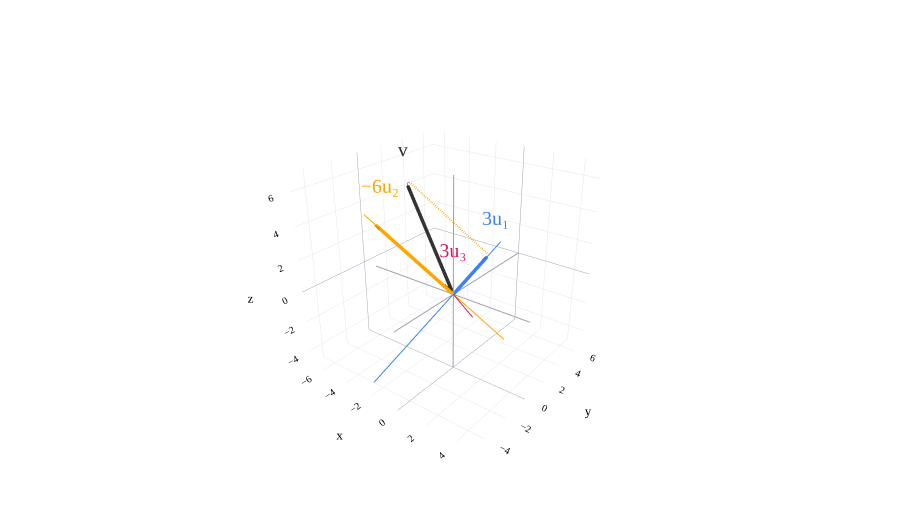

The code cell stored with this chart in its notebook:
### Markdown cell above
---

## Finding coefficients using dot products

Let $(\vec u_1,\vec u_2,\vec u_3)$ be an orthonormal basis. We can write a vector $\vec v$ as

$$\vec v=c_1\vec u_1+c_2\vec u_2+c_3\vec u_3.$$

How do we find $c_1$, $c_2$, and $c_3$? As in $\mathbb R^2$, **taking a dot product isolates one coefficient at a time**. Taking the dot product with $\vec u_1$ gives

$$\begin{aligned}
\vec v\cdot\vec u_1
&=c_1(\vec u_1\cdot\vec u_1)+c_2(\vec u_2\cdot\vec u_1)+c_3(\vec u_3\cdot\vec u_1)\\
&=c_1(1)+c_2(0)+c_3(0)\\
&=c_1.
\end{aligned}$$

The first dot product is $1$ because $\vec u_1$ is a unit vector. The other two are $0$ because the vectors are orthogonal. Taking dot products with $\vec u_2$ and $\vec u_3$ similarly gives $c_2=\vec v\cdot\vec u_2$ and $c_3=\vec v\cdot\vec u_3$.

:::{tip} Coordinates in an orthonormal basis
If $(\vec u_1,\vec u_2,\vec u_3)$ is an orthonormal basis of $\mathbb R^3$, then

$$\vec v=(\vec v\cdot\vec u_1)\vec u_1
+(\vec v\cdot\vec u_2)\vec u_2
+(\vec v\cdot\vec u_3)\vec u_3.$$

The coefficients $\vec v\cdot\vec u_1$, $\vec v\cdot\vec u_2$, and $\vec v\cdot\vec u_3$ are the **coordinates of $\vec v$ in this basis**.
:::

Each term $(\vec v\cdot\vec u_i)\vec u_i$ is the projection of $\vec v$ onto the line $\operatorname{span}(\vec u_i)$. The denominator in the projection formula is $\vec u_i\cdot\vec u_i=1$. The coefficient is a **scalar**; multiplying it by $\vec u_i$ gives the corresponding **vector component**.

### Example: Writing a vector in the new basis

Use the orthonormal basis from the previous example:

$$\vec u_1=\begin{bmatrix}1/3\\2/3\\2/3\end{bmatrix},\qquad
\vec u_2=\begin{bmatrix}2/3\\1/3\\-2/3\end{bmatrix},\qquad
\vec u_3=\begin{bmatrix}-2/3\\2/3\\-1/3\end{bmatrix}.$$

Let $\vec v=\begin{bmatrix}-5\\2\\5\end{bmatrix}$. Its coefficients are

$$\begin{aligned}
c_1=\vec v\cdot\vec u_1&=\frac{-5+4+10}{3}=3,\\
c_2=\vec v\cdot\vec u_2&=\frac{-10+2-10}{3}=-6,\\
c_3=\vec v\cdot\vec u_3&=\frac{10+4-5}{3}=3.
\end{aligned}$$

Therefore,

$$\vec v=3\vec u_1-6\vec u_2+3\vec u_3.$$

We can check this by carrying out the linear combination in standard coordinates:

$$\begin{aligned}
3\vec u_1-6\vec u_2+3\vec u_3
&=\begin{bmatrix}1\\2\\2\end{bmatrix}
+\begin{bmatrix}-4\\-2\\4\end{bmatrix}
+\begin{bmatrix}-2\\2\\-1\end{bmatrix}\\
&=\begin{bmatrix}-5\\2\\5\end{bmatrix}=\vec v.
\end{aligned}$$

The coordinates in this basis are $3,-6,3$, while the standard coordinates are $-5,2,5$. These are two descriptions of the **same vector**. The negative coefficient $-6$ means that the second component points opposite to $\vec u_2$.

### Code cell
u1=np.array([1.,2.,2.])/3
u2=np.array([2.,1.,-2.])/3
u3=np.array([-2.,2.,-1.])/3
components=[3*u1,-6*u2,3*u3]
fig=base3()
for u,component,label,color in zip([u1,u2,u3],components,['3u₁','−6u₂','3u₃'],[BLUE,ORANGE,PINK]):
    line3(fig,-6.7*u,4*u,color,width=2)
    vec3(fig,component,label,color)
line3(fig,components[0],components[0]+components[1],ORANGE,width=4,dash='dash')
line3(fig,components[0]+components[1],sum(components),PINK,width=4,dash='dash')
vec3(fig,sum(components),'v','#333333',offset=(-0.5,0.2,0.3))
fig.update_scenes(xaxis_range=[-7,5],yaxis_range=[-5,7],zaxis_range=[-5,7],
                  camera=dict(eye=dict(x=1.6,y=-2.1,z=1.3)))
fig.show()

### Figure 1 — Plotly figure (JSON) as saved in the notebook; plotly's stock layout.template omitted (floating-point values rounded to 4 significant figures)
{"data": [{"hoverinfo": "skip", "line": {"color": "#9ca3af", "dash": "solid", "width": 2}, "mode": "lines", "showlegend": false, "type": "scatter3d", "x": [-6.0, 8.0], "y": [-0.0, 0.0], "z": [-0.0, 0.0]}, {"hoverinfo": "skip", "line": {"color": "#9ca3af", "dash": "solid", "width": 2}, "mode": "lines", "showlegend": false, "type": "scatter3d", "x": [-0.0, 0.0], "y": [-6.0, 8.0], "z": [-0.0, 0.0]}, {"hoverinfo": "skip", "line": {"color": "#9ca3af", "dash": "solid", "width": 2}, "mode": "lines", "showlegend": false, "type": "scatter3d", "x": [-0.0, 0.0], "y": [-0.0, 0.0], "z": [-6.0, 8.0]}, {"hoverinfo": "skip", "line": {"color": "#3d81f6", "dash": "solid", "width": 2}, "mode": "lines", "showlegend": false, "type": "scatter3d", "x": [-2.233, 1.333], "y": [-4.467, 2.667], "z": [-4.467, 2.667]}, {"hoverinfo": "skip", "line": {"color": "#3d81f6", "dash": "solid", "width": 7}, "mode": "lines", "showlegend": false, "type": "scatter3d", "x": [0.0, 0.95], "y": [0.0, 1.9], "z": [0.0, 1.9]}, {"anchor": "tip", "colorscale": [[0, "#3d81f6"], [1, "#3d81f6"]], "hoverinfo": "skip", "showscale": false, "sizemode": "absolute", "sizeref": 0.45, "type": "cone", "u": [0.3333], "v": [0.6667], "w": [0.6667], "x": [1.0], "y": [2.0], "z": [2.0]}, {"hoverinfo": "skip", "mode": "text", "text": ["3u₁"], "textfont": {"color": "#3d81f6", "family": "Palatino", "size": 20}, "type": "scatter3d", "x": [1.25], "y": [2.25], "z": [2.35]}, {"hoverinfo": "skip", "line": {"color": "orange", "dash": "solid", "width": 2}, "mode": "lines", "showlegend": false, "type": "scatter3d", "x": [-4.467, 2.667], "y": [-2.233, 1.333], "z": [4.467, -2.667]}, {"hoverinfo": "skip", "line": {"color": "orange", "dash": "solid", "width": 7}, "mode": "lines", "showlegend": false, "type": "scatter3d", "x": [0.0, -3.9], "y": [0.0, -1.95], "z": [0.0, 3.9]}, {"anchor": "tip", "colorscale": [[0, "orange"], [1, "orange"]], "hoverinfo": "skip", "showscale": false, "sizemode": "absolute", "sizeref": 0.45, "type": "cone", "u": [-0.6667], "v": [-0.3333], "w": [0.6667], "x": [-4.0], "y": [-2.0], "z": [4.0]}, {"hoverinfo": "skip", "mode": "text", "text": ["−6u₂"], "textfont": {"color": "orange", "family": "Palatino", "size": 20}, "type": "scatter3d", "x": [-3.75], "y": [-1.75], "z": [4.35]}, {"hoverinfo": "skip", "line": {"color": "#d81a60", "dash": "solid", "width": 2}, "mode": "lines", "showlegend": false, "type": "scatter3d", "x": [4.467, -2.667], "y": [-4.467, 2.667], "z": [2.233, -1.333]}, {"hoverinfo": "skip", "line": {"color": "#d81a60", "dash": "solid", "width": 7}, "mode": "lines", "showlegend": false, "type": "scatter3d", "x": [0.0, -1.9], "y": [0.0, 1.9], "z": [0.0, -0.95]}, {"anchor": "tip", "colorscale": [[0, "#d81a60"], [1, "#d81a60"]], "hoverinfo": "skip", "showscale": false, "sizemode": "absolute", "sizeref": 0.45, "type": "cone", "u": [-0.6667], "v": [0.6667], "w": [-0.3333], "x": [-2.0], "y": [2.0], "z": [-1.0]}, {"hoverinfo": "skip", "mode": "text", "text": ["3u₃"], "textfont": {"color": "#d81a60", "family": "Palatino", "size": 20}, "type": "scatter3d", "x": [-1.75], "y": [2.25], "z": [-0.65]}, {"hoverinfo": "skip", "line": {"color": "orange", "dash": "dash", "width": 4}, "mode": "lines", "showlegend": false, "type": "scatter3d", "x": [1.0, -3.0], "y": [2.0, 0.0], "z": [2.0, 6.0]}, {"hoverinfo": "skip", "line": {"color": "#d81a60", "dash": "dash", "width": 4}, "mode": "lines", "showlegend": false, "type": "scatter3d", "x": [-3.0, -5.0], "y": [0.0, 2.0], "z": [6.0, 5.0]}, {"hoverinfo": "skip", "line": {"color": "#333333", "dash": "solid", "width": 7}, "mode": "lines", "showlegend": false, "type": "scatter3d", "x": [0.0, -4.898], "y": [0.0, 1.959], "z": [0.0, 4.898]}, {"anchor": "tip", "colorscale": [[0, "#333333"], [1, "#333333"]], "hoverinfo": "skip", "showscale": false, "sizemode": "absolute", "sizeref": 0.45, "type": "cone", "u": [-0.6804], "v": [0.2722], "w": [0.6804], "x": [-5.0], "y": [2.0], "z": [5.0]}, {"hoverinfo": "skip", "mode": "text", "text": ["v"], "textfont": {"color": "#333333", "family": "Palatino", "size": 20}, "type": "scatter3d", "x": [-5.5], "y": [2.2], "z": [5.3]}], "layout": {"autosize": true, "colorway": ["#3d81f6", "orange", "#d81a60"], "font": {"color": "black", "family": "Palatino", "size": 16}, "height": 520, "margin": {"b": 0, "l": 0, "r": 0, "t": 15}, "paper_bgcolor": "white", "plot_bgcolor": "white", "scene": {"aspectmode": "cube", "bgcolor": "white", "camera": {"eye": {"x": 1.6, "y": -2.1, "z": 1.3}}, "xaxis": {"backgroundcolor": "white", "dtick": 2, "gridcolor": "#e5e7eb", "range": [-7, 5], "showbackground": true, "showspikes": false, "tickfont": {"size": 11}, "title": {"font": {"size": 13}, "text": "x"}, "zerolinecolor": "#9ca3af"}, "yaxis": {"backgroundcolor": "white", "dtick": 2, "gridcolor": "#e5e7eb", "range": [-5, 7], "showbackground": true, "showspikes": false, "tickfont": {"size": 11}, "title": {"font": {"size": 13}, "text": "y"}, "zerolinecolor": "#9ca3af"}, "zaxis": {"backgroundcolor": "white", "dtick": 2, "gridcolor": "#e5e7eb", "range": [-5, 7], "showbackground": true, "showspikes": false, "tickfont": {"size": 11}, "title": {"font": {"size": 13}, "text": "z"}, "zerolinecolor": "#9ca3af"}}, "showlegend": false, "xaxis": {"gridcolor": "#e5e7eb", "zerolinecolor": "#9ca3af"}, "yaxis": {"gridcolor": "#e5e7eb", "zerolinecolor": "#9ca3af"}}}
